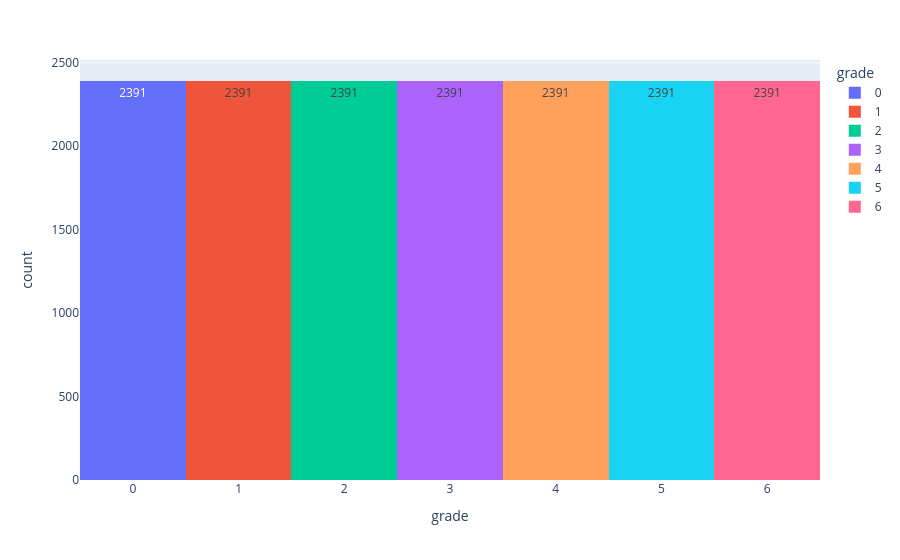

Notebook source saved alongside this figure:
### Code cell
# Plot distribution of target class: grade
fig_grade = px.histogram(
    loan_train_encoded_df,
    x="grade",
    color="grade",
    category_orders={"grade": sorted(loan_train_encoded_df["grade"].unique())},
    text_auto=True
)
fig_grade.show()

### Figure 1 — Plotly figure (JSON) as saved in the notebook; plotly's stock layout.template omitted (floating-point values rounded to 4 significant figures; data arrays with more than 128 entries replaced by an {"elided": "..."} marker saying what was removed)
{"data": [{"bingroup": "x", "hovertemplate": "grade=%{x}<br>count=%{y}<extra></extra>", "legendgroup": "0", "marker": {"color": "#636efa", "pattern": {"shape": ""}}, "name": "0", "orientation": "v", "showlegend": true, "texttemplate": "%{value}", "type": "histogram", "x": {"elided": "2391 int values"}, "xaxis": "x", "yaxis": "y"}, {"bingroup": "x", "hovertemplate": "grade=%{x}<br>count=%{y}<extra></extra>", "legendgroup": "1", "marker": {"color": "#EF553B", "pattern": {"shape": ""}}, "name": "1", "orientation": "v", "showlegend": true, "texttemplate": "%{value}", "type": "histogram", "x": {"elided": "2391 int values"}, "xaxis": "x", "yaxis": "y"}, {"bingroup": "x", "hovertemplate": "grade=%{x}<br>count=%{y}<extra></extra>", "legendgroup": "2", "marker": {"color": "#00cc96", "pattern": {"shape": ""}}, "name": "2", "orientation": "v", "showlegend": true, "texttemplate": "%{value}", "type": "histogram", "x": {"elided": "2391 int values"}, "xaxis": "x", "yaxis": "y"}, {"bingroup": "x", "hovertemplate": "grade=%{x}<br>count=%{y}<extra></extra>", "legendgroup": "3", "marker": {"color": "#ab63fa", "pattern": {"shape": ""}}, "name": "3", "orientation": "v", "showlegend": true, "texttemplate": "%{value}", "type": "histogram", "x": {"elided": "2391 int values"}, "xaxis": "x", "yaxis": "y"}, {"bingroup": "x", "hovertemplate": "grade=%{x}<br>count=%{y}<extra></extra>", "legendgroup": "4", "marker": {"color": "#FFA15A", "pattern": {"shape": ""}}, "name": "4", "orientation": "v", "showlegend": true, "texttemplate": "%{value}", "type": "histogram", "x": {"elided": "2391 int values"}, "xaxis": "x", "yaxis": "y"}, {"bingroup": "x", "hovertemplate": "grade=%{x}<br>count=%{y}<extra></extra>", "legendgroup": "5", "marker": {"color": "#19d3f3", "pattern": {"shape": ""}}, "name": "5", "orientation": "v", "showlegend": true, "texttemplate": "%{value}", "type": "histogram", "x": {"elided": "2391 int values"}, "xaxis": "x", "yaxis": "y"}, {"bingroup": "x", "hovertemplate": "grade=%{x}<br>count=%{y}<extra></extra>", "legendgroup": "6", "marker": {"color": "#FF6692", "pattern": {"shape": ""}}, "name": "6", "orientation": "v", "showlegend": true, "texttemplate": "%{value}", "type": "histogram", "x": {"elided": "2391 int values"}, "xaxis": "x", "yaxis": "y"}], "layout": {"barmode": "relative", "legend": {"title": {"text": "grade"}, "tracegroupgap": 0}, "margin": {"t": 60}, "xaxis": {"anchor": "y", "categoryarray": [0, 1, 2, 3, 4, 5, 6], "categoryorder": "array", "domain": [0, 1], "title": {"text": "grade"}}, "yaxis": {"anchor": "x", "domain": [0, 1], "title": {"text": "count"}}}}
